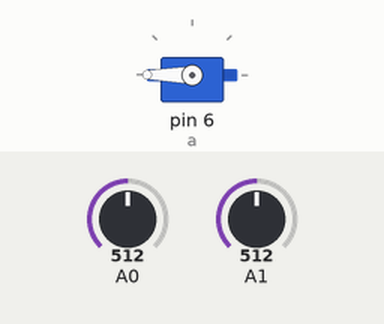
This sketch was run on a simulated Arduino Uno, built with avr-gcc and run on an emulated ATmega328P. Parts: servo. The test bench sets the inputs (shaded band); at power-on: A1 = 512, A0 = 512.

Above: at 1.2 s.
1.3 s: A1 set to 181
2.8 s: A1 set to 161
At 3.3 s:
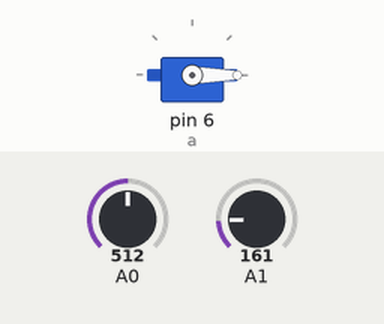
4.3 s: A1 set to 306
At 5.5 s:
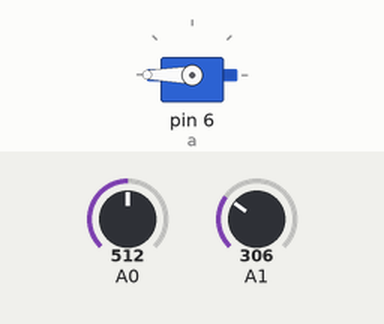
5.8 s: A1 set to 122
At 6.8 s:
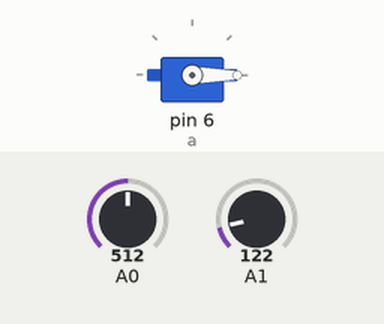
Timing chart, 0 to 8.3 s (numbered marks = the images above; inputs shaded):
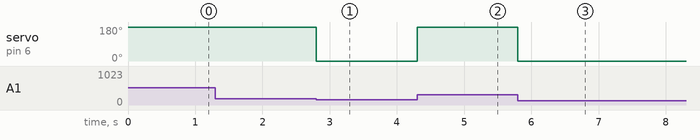

Measured:
- the behaviour switches between 175 and 174 on A1 (found by bisection; images 0 and 1)
- after the input at 1.3 s, every drawn part: stays the same
- after the input at 2.8 s, servo on pin 6 (a): 180° → 0° at once
- after the input at 4.3 s, servo on pin 6 (a): 0° → 180° at once
- after the input at 5.8 s, servo on pin 6 (a): 180° → 0° at once

The sketch:

akshaya_1.ino
```cpp
// C++ code
//
#include<Servo.h>
Servo a;

void setup()
{
  pinMode(6, OUTPUT);
  a.attach(6);
}

void loop()
{
 double input = analogRead(A1);
 double t =(((input/1024)*5)-0.5)*100;
  if (analogRead(A0)&&(t>35)){
    a.write(180);

  }
  else{
	a.write(0);
  }
}
```
